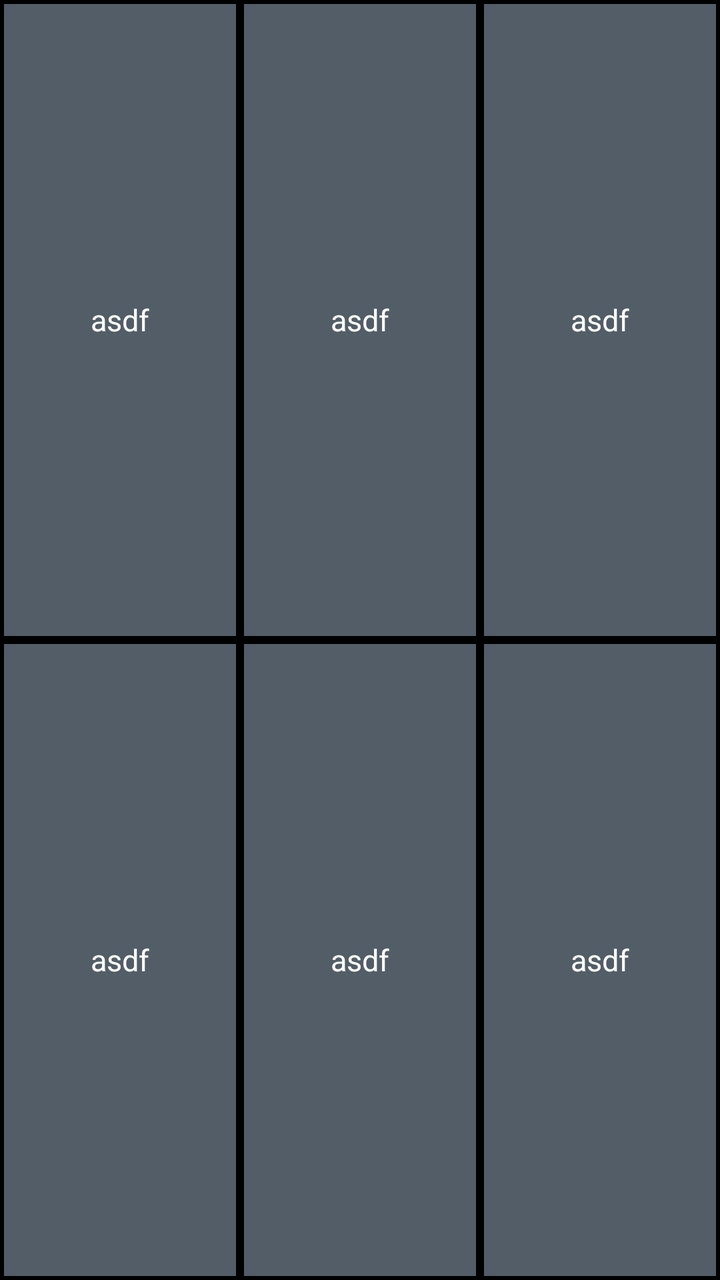
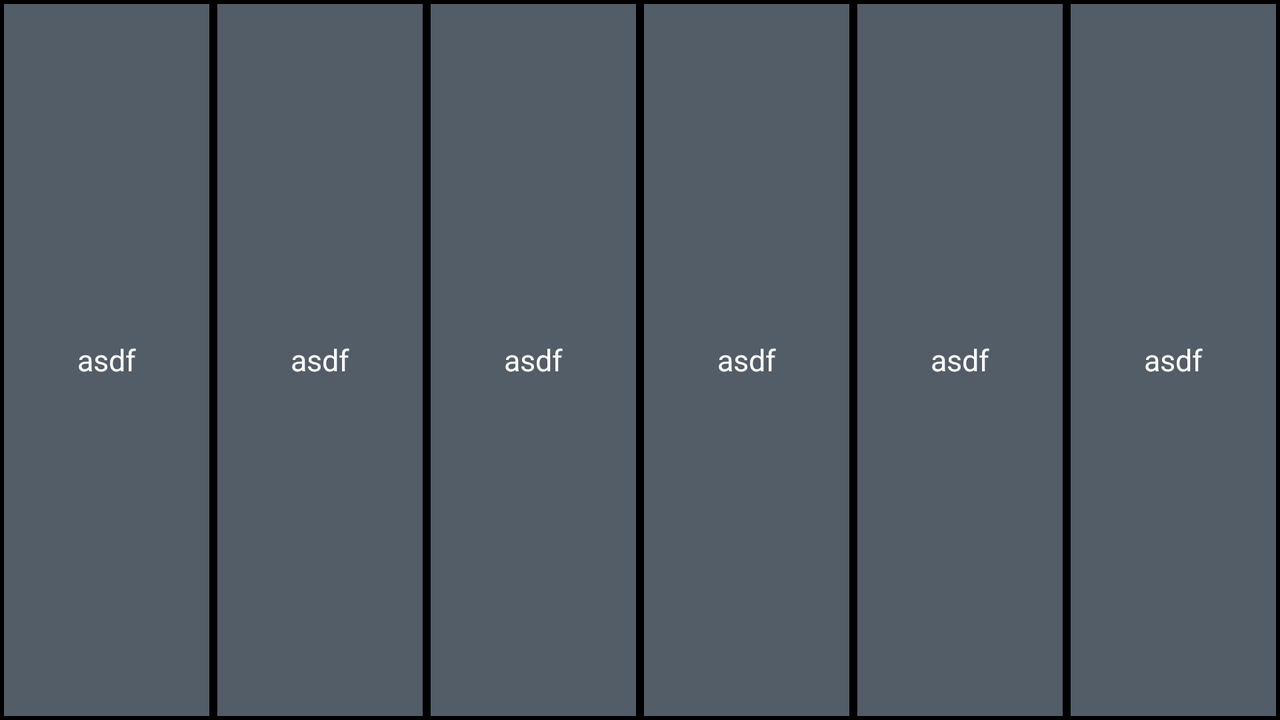

One screen, two layout resources from the same app: the default and the repository's alternative for another configuration. Each is rendered where Android would select it; the XML of both is given below.
<!-- AndroidManifest.xml: application theme android:Theme.NoTitleBar -->
<!-- res/layout/channel_table_group.xml -->
<?xml version="1.0" encoding="utf-8"?>
<LinearLayout
        android:id="@+id/compoundGroup"
        android:layout_width="fill_parent"
        android:layout_height="fill_parent"

        android:orientation="vertical"
        xmlns:android="http://schemas.android.com/apk/res/android">

    <RadioGroup
            android:id="@+id/grouptop"
            android:layout_width="fill_parent"
            android:layout_height="0dp"
            android:layout_weight="1"
            android:orientation="horizontal"
            >

        <RadioButton
                android:id="@+id/group_1"
                android:layout_width="0.0dip"
                android:layout_height="fill_parent"
                android:layout_margin="2.0dip"
                android:layout_weight="1.0"
                android:checked="false"
                android:text="asdf"
                android:gravity="center"
                android:button="@null"
                style="@style/channelRadioButton"/>

        <RadioButton
                android:id="@+id/group_2"
                android:layout_width="0.0dip"
                android:layout_height="fill_parent"
                android:layout_margin="2.0dip"
                android:layout_weight="1.0"
                android:checked="false"
                android:text="asdf"
                android:gravity="center"
                android:button="@null"
                style="@style/channelRadioButton"/>

        <RadioButton
                android:id="@+id/group_3"
                android:layout_width="0.0dip"
                android:layout_height="fill_parent"
                android:layout_margin="2.0dip"
                android:layout_weight="1.0"
                android:checked="false"
                android:text="asdf"
                android:gravity="center"
                android:button="@null"
                style="@style/channelRadioButton"/>
    </RadioGroup>


    <RadioGroup
            android:id="@+id/groupbottom"
            android:layout_width="fill_parent"
            android:layout_height="0dp"
            android:layout_weight="1"
            android:orientation="horizontal"
            >

        <RadioButton
                android:id="@+id/group_4"
                android:layout_width="0.0dip"
                android:layout_height="fill_parent"
                android:layout_margin="2.0dip"
                android:layout_weight="1.0"
                android:checked="false"
                android:text="asdf"
                android:gravity="center"
                android:button="@null"
                style="@style/channelRadioButton"/>

        <RadioButton
                android:id="@+id/group_5"
                android:layout_width="0.0dip"
                android:layout_height="fill_parent"
                android:layout_margin="2.0dip"
                android:layout_weight="1.0"
                android:checked="false"
                android:text="asdf"
                android:gravity="center"
                android:button="@null"
                style="@style/channelRadioButton"/>

        <RadioButton
                android:id="@+id/group_6"
                android:layout_width="0.0dip"
                android:layout_height="fill_parent"
                android:layout_margin="2.0dip"
                android:layout_weight="1.0"
                android:checked="false"
                android:text="asdf"
                android:gravity="center"
                android:button="@null"
                style="@style/channelRadioButton"/>
    </RadioGroup>
</LinearLayout>
<!-- resources referenced by this layout -->
<resources>
  <style name="channelRadioButton">
          <item name="android:textSize">15.0sp</item>
          <item name="android:textColor">@color/White</item>
          <item name="android:background">@drawable/radio_button_selector</item>
      </style>
  <color name="White">#ffffffff</color>
  <!-- drawable radio_button_selector (drawable) -->
  <?xml version="1.0" encoding="utf-8"?>
  <selector
    xmlns:android="http://schemas.android.com/apk/res/android">
      <item android:state_checked="true" android:drawable="@drawable/tuner_channel_checked" />
      <item android:drawable="@drawable/tuner_channel_unchecked" />
  </selector>
  <!-- drawable tuner_channel_checked: png bitmap (drawable, 109 bytes) -->
  <!-- drawable tuner_channel_unchecked: png bitmap (drawable, 98 bytes) -->
</resources>
<!-- res/layout-land/channel_table_group.xml (the repository's variant of the layout above) -->
<!-- drawn on the phone turned sideways -->
<?xml version="1.0" encoding="utf-8"?>
<LinearLayout
        android:id="@+id/compoundGroup"
        android:layout_width="fill_parent"
        android:layout_height="fill_parent"
        android:orientation="horizontal"
        xmlns:android="http://schemas.android.com/apk/res/android">

    <RadioGroup
            android:id="@+id/grouptop"
            android:layout_width="0dp"
            android:layout_height="fill_parent"
            android:layout_weight="1"
            android:orientation="horizontal"
            >

        <RadioButton
                android:id="@+id/group_1"
                android:layout_width="0.0dip"
                android:layout_height="fill_parent"
                android:layout_margin="2.0dip"
                android:layout_weight="1.0"
                android:checked="false"
                android:text="asdf"
                android:gravity="center"
                android:button="@null"
                style="@style/channelRadioButton"/>

        <RadioButton
                android:id="@+id/group_2"
                android:layout_width="0.0dip"
                android:layout_height="fill_parent"
                android:layout_margin="2.0dip"
                android:layout_weight="1.0"
                android:checked="false"
                android:text="asdf"
                android:gravity="center"
                android:button="@null"
                style="@style/channelRadioButton"/>

        <RadioButton
                android:id="@+id/group_3"
                android:layout_width="0.0dip"
                android:layout_height="fill_parent"
                android:layout_margin="2.0dip"
                android:layout_weight="1.0"
                android:checked="false"
                android:text="asdf"
                android:gravity="center"
                android:button="@null"
                style="@style/channelRadioButton"/>
    </RadioGroup>


    <RadioGroup
            android:id="@+id/groupbottom"
            android:layout_width="0dp"
            android:layout_height="fill_parent"
            android:layout_weight="1"
            android:orientation="horizontal"
            >

        <RadioButton
                android:id="@+id/group_4"
                android:layout_width="0.0dip"
                android:layout_height="fill_parent"
                android:layout_margin="2.0dip"
                android:layout_weight="1.0"
                android:checked="false"
                android:text="asdf"
                android:gravity="center"
                android:button="@null"
                style="@style/channelRadioButton"/>

        <RadioButton
                android:id="@+id/group_5"
                android:layout_width="0.0dip"
                android:layout_height="fill_parent"
                android:layout_margin="2.0dip"
                android:layout_weight="1.0"
                android:checked="false"
                android:text="asdf"
                android:gravity="center"
                android:button="@null"
                style="@style/channelRadioButton"/>

        <RadioButton
                android:id="@+id/group_6"
                android:layout_width="0.0dip"
                android:layout_height="fill_parent"
                android:layout_margin="2.0dip"
                android:layout_weight="1.0"
                android:checked="false"
                android:text="asdf"
                android:gravity="center"
                android:button="@null"
                style="@style/channelRadioButton"/>
    </RadioGroup>
</LinearLayout>
